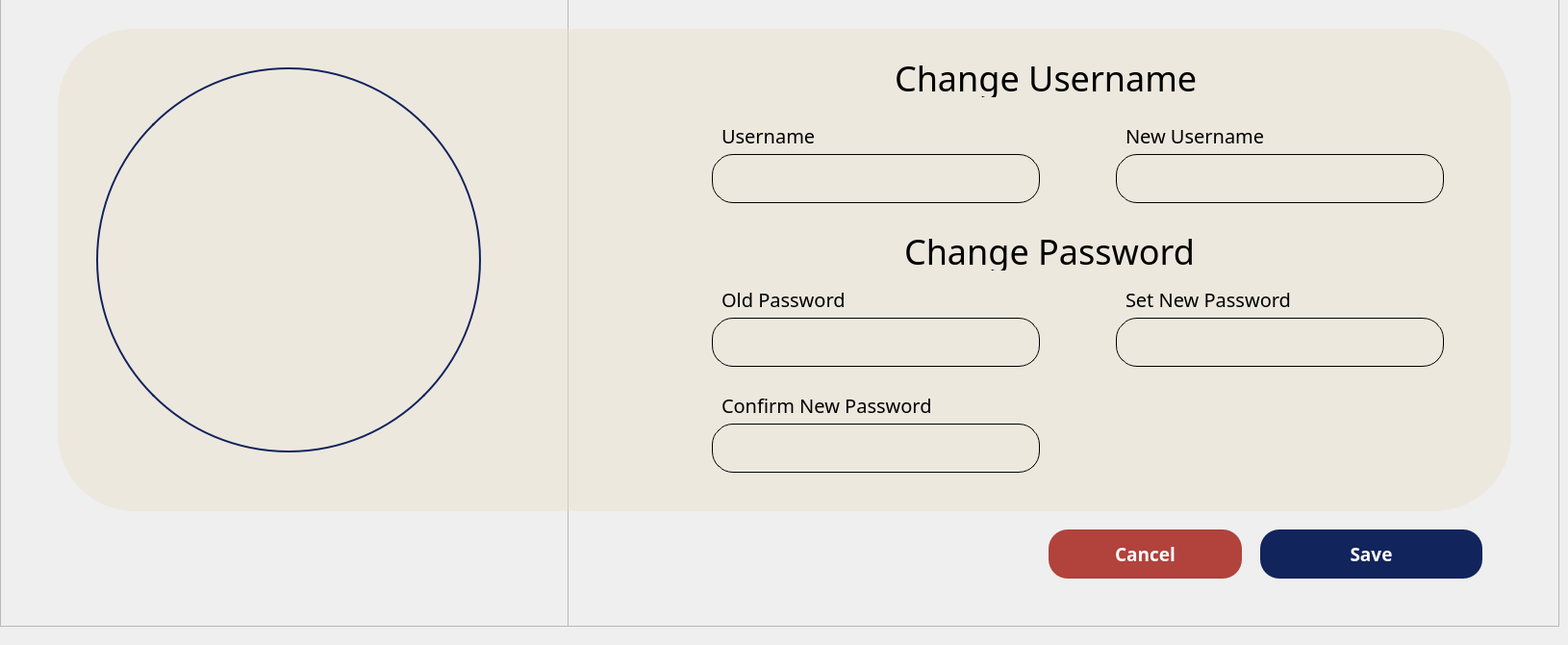
    <widget class="QWidget" name="page_2">
     <widget class="QFrame" name="frame_5">
      <property name="geometry">
       <rect>
        <x>590</x>
        <y>-10</y>
        <width>1031</width>
        <height>661</height>
       </rect>
      </property>
      <property name="frameShape">
       <enum>QFrame::StyledPanel</enum>
      </property>
      <property name="frameShadow">
       <enum>QFrame::Raised</enum>
      </property>
      <widget class="QFrame" name="frame_42">
       <property name="geometry">
        <rect>
         <x>0</x>
         <y>0</y>
         <width>981</width>
         <height>661</height>
        </rect>
       </property>
       <property name="font">
        <font>
         <pointsize>7</pointsize>
        </font>
       </property>
       <property name="styleSheet">
        <string notr="true">background: transparent;</string>
       </property>
       <property name="frameShape">
        <enum>QFrame::StyledPanel</enum>
       </property>
       <property name="frameShadow">
        <enum>QFrame::Raised</enum>
       </property>
       <widget class="QLabel" name="userNameText">
        <property name="geometry">
         <rect>
          <x>160</x>
          <y>130</y>
          <width>141</width>
          <height>41</height>
         </rect>
        </property>
        <property name="font">
         <font>
          <family>Poppins Medium</family>
          <pointsize>-1</pointsize>
         </font>
        </property>
        <property name="styleSheet">
         <string notr="true">
QLabel {
	font-size:20px;
}
    
</string>
        </property>
        <property name="text">
         <string>Username</string>
        </property>
       </widget>
       <widget class="QLineEdit" name="userNameEnter">
        <property name="geometry">
         <rect>
          <x>150</x>
          <y>170</y>
          <width>341</width>
          <height>51</height>
         </rect>
        </property>
        <property name="font">
         <font>
          <pointsize>15</pointsize>
         </font>
        </property>
        <property name="styleSheet">
         <string notr="true">border: 1px solid #000000; 
border-radius: 22px; 
padding: 1px;</string>
        </property>
        <property name="text">
         <string/>
        </property>
        <property name="placeholderText">
         <string/>
        </property>
       </widget>
       <widget class="QLabel" name="oldPassText">
        <property name="geometry">
         <rect>
          <x>160</x>
          <y>300</y>
          <width>201</width>
          <height>41</height>
         </rect>
        </property>
        <property name="font">
         <font>
          <family>Poppins Medium</family>
          <pointsize>-1</pointsize>
         </font>
        </property>
        <property name="styleSheet">
         <string notr="true">
QLabel {
	font-size:20px;
}
    
</string>
        </property>
        <property name="text">
         <string>Old Password</string>
        </property>
       </widget>
       <widget class="QLineEdit" name="oldPassEnter">
        <property name="geometry">
         <rect>
          <x>150</x>
          <y>340</y>
          <width>341</width>
          <height>51</height>
         </rect>
        </property>
        <property name="font">
         <font>
          <pointsize>15</pointsize>
         </font>
        </property>
        <property name="styleSheet">
         <string notr="true">border: 1px solid #000000; 
border-radius: 22px; 
padding: 1px;</string>
        </property>
        <property name="text">
         <string/>
        </property>
        <property name="placeholderText">
         <string/>
        </property>
       </widget>
       <widget class="QLabel" name="setPassText">
        <property name="geometry">
         <rect>
          <x>580</x>
          <y>300</y>
          <width>261</width>
          <height>41</height>
         </rect>
        </property>
        <property name="font">
         <font>
          <family>Poppins Medium</family>
          <pointsize>-1</pointsize>
         </font>
        </property>
        <property name="styleSheet">
         <string notr="true">
QLabel {
	font-size:20px;
}
    
</string>
        </property>
        <property name="text">
         <string>Set New Password</string>
        </property>
       </widget>
       <widget class="QLineEdit" name="setPassEnter">
        <property name="geometry">
         <rect>
          <x>570</x>
          <y>340</y>
          <width>341</width>
          <height>51</height>
         </rect>
        </property>
        <property name="font">
         <font>
          <pointsize>15</pointsize>
         </font>
        </property>
        <property name="styleSheet">
         <string notr="true">border: 1px solid #000000; 
border-radius: 22px; 
padding: 1px;</string>
        </property>
        <property name="text">
         <string/>
        </property>
        <property name="placeholderText">
         <string/>
        </property>
       </widget>
       <widget class="QLabel" name="label_4">
        <property name="geometry">
         <rect>
          <x>-70</x>
          <y>40</y>
          <width>1051</width>
          <height>501</height>
         </rect>
        </property>
        <property name="styleSheet">
         <string notr="true">background-color: rgba(235, 224, 204, 0.47); 
border-radius: 80px;
</string>
        </property>
        <property name="text">
         <string/>
        </property>
       </widget>
       <widget class="QPushButton" name="pushButton_saveEditaccount">
        <property name="geometry">
         <rect>
          <x>720</x>
          <y>560</y>
          <width>231</width>
          <height>51</height>
         </rect>
        </property>
        <property name="font">
         <font>
          <family>Poppins Medium</family>
          <pointsize>14</pointsize>
          <weight>62</weight>
          <bold>true</bold>
         </font>
        </property>
        <property name="styleSheet">
         <string notr="true">    QPushButton {
        color: #ffffff;
        border-radius: 20px;
        padding: 3px;
        background-color: #12245c;
        font-weight: 500;
    }
    QPushButton:hover {
        background-color: rgba(18, 36, 92, 0.9);
    }</string>
        </property>
        <property name="text">
         <string>Save</string>
        </property>
       </widget>
       <widget class="QLabel" name="changeUserNameText">
        <property name="geometry">
         <rect>
          <x>340</x>
          <y>70</y>
          <width>351</width>
          <height>41</height>
         </rect>
        </property>
        <property name="font">
         <font>
          <family>Poppins Medium</family>
          <pointsize>-1</pointsize>
         </font>
        </property>
        <property name="styleSheet">
         <string notr="true">
QLabel {
	font-size:36px;
	font-color: #003366;
}
    
</string>
        </property>
        <property name="text">
         <string>Change Username</string>
        </property>
       </widget>
       <widget class="QLineEdit" name="newUserNameEnter">
        <property name="geometry">
         <rect>
          <x>570</x>
          <y>170</y>
          <width>341</width>
          <height>51</height>
         </rect>
        </property>
        <property name="font">
         <font>
          <pointsize>15</pointsize>
         </font>
        </property>
        <property name="styleSheet">
         <string notr="true">border: 1px solid #000000; 
border-radius: 22px; 
padding: 1px;</string>
        </property>
        <property name="text">
         <string/>
        </property>
        <property name="placeholderText">
         <string/>
        </property>
       </widget>
       <widget class="QLabel" name="newUserNameText">
        <property name="geometry">
         <rect>
          <x>580</x>
          <y>130</y>
          <width>191</width>
          <height>41</height>
         </rect>
        </property>
        <property name="font">
         <font>
          <family>Poppins Medium</family>
          <pointsize>-1</pointsize>
         </font>
        </property>
        <property name="styleSheet">
         <string notr="true">
QLabel {
	font-size:20px;
}
    
</string>
        </property>
        <property name="text">
         <string>New Username</string>
        </property>
       </widget>
       <widget class="QLabel" name="changeUserPassText">
        <property name="geometry">
         <rect>
          <x>350</x>
          <y>250</y>
          <width>361</width>
          <height>41</height>
         </rect>
        </property>
        <property name="font">
         <font>
          <family>Poppins Medium</family>
          <pointsize>-1</pointsize>
         </font>
        </property>
        <property name="styleSheet">
         <string notr="true">
QLabel {
	font-size:36px;
}
    
</string>
        </property>
        <property name="text">
         <string>Change Password</string>
        </property>
       </widget>
       <widget class="QLineEdit" name="confirmPassEnter">
        <property name="geometry">
         <rect>
          <x>150</x>
          <y>450</y>
          <width>341</width>
          <height>51</height>
         </rect>
        </property>
        <property name="font">
         <font>
          <pointsize>15</pointsize>
         </font>
        </property>
        <property name="styleSheet">
         <string notr="true">border: 1px solid #000000; 
border-radius: 22px; 
padding: 1px;</string>
        </property>
        <property name="text">
         <string/>
        </property>
        <property name="placeholderText">
         <string/>
        </property>
       </widget>
       <widget class="QLabel" name="confirmPassText">
        <property name="geometry">
         <rect>
          <x>160</x>
          <y>410</y>
          <width>261</width>
          <height>41</height>
         </rect>
        </property>
        <property name="font">
         <font>
          <family>Poppins Medium</family>
          <pointsize>-1</pointsize>
         </font>
        </property>
        <property name="styleSheet">
         <string notr="true">
QLabel {
	font-size:20px;
}
    
</string>
        </property>
        <property name="text">
         <string>Confirm New Password</string>
        </property>
       </widget>
       <widget class="QPushButton" name="pushButton_cancelEditAccount_owner">
        <property name="geometry">
         <rect>
          <x>500</x>
          <y>560</y>
          <width>201</width>
          <height>51</height>
         </rect>
        </property>
        <property name="font">
         <font>
          <family>Poppins Medium</family>
          <pointsize>14</pointsize>
          <weight>62</weight>
          <bold>true</bold>
         </font>
        </property>
        <property name="styleSheet">
         <string notr="true">    QPushButton {
        color: #ffffff;
        border-radius: 20px;
        padding: 3px;
        background-color: #b2423c;
        font-weight: 500;
    }
    QPushButton:hover {
        background-color: rgba(178, 66, 60, 0.9);
    }</string>
        </property>
        <property name="text">
         <string>Cancel</string>
        </property>
       </widget>
       <zorder>label_4</zorder>
       <zorder>userNameText</zorder>
       <zorder>userNameEnter</zorder>
       <zorder>oldPassText</zorder>
       <zorder>oldPassEnter</zorder>
       <zorder>setPassText</zorder>
       <zorder>setPassEnter</zorder>
       <zorder>pushButton_saveEditaccount</zorder>
       <zorder>changeUserNameText</zorder>
       <zorder>newUserNameEnter</zorder>
       <zorder>newUserNameText</zorder>
       <zorder>changeUserPassText</zorder>
       <zorder>confirmPassEnter</zorder>
       <zorder>confirmPassText</zorder>
       <zorder>pushButton_cancelEditAccount_owner</zorder>
      </widget>
     </widget>
     <widget class="QFrame" name="frame_11">
      <property name="geometry">
       <rect>
        <x>0</x>
        <y>-10</y>
        <width>591</width>
        <height>661</height>
       </rect>
      </property>
      <property name="frameShape">
       <enum>QFrame::StyledPanel</enum>
      </property>
      <property name="frameShadow">
       <enum>QFrame::Raised</enum>
      </property>
      <widget class="QLabel" name="label_createUSER_profile_pic_cashier_5">
       <property name="geometry">
        <rect>
         <x>100</x>
         <y>80</y>
         <width>400</width>
         <height>400</height>
        </rect>
       </property>
       <property name="styleSheet">
        <string notr="true">border-radius: 200px;   /* half of 400 */
border: 2px solid #12245c;  /* optional: blue border */
</string>
       </property>
       <property name="text">
        <string/>
       </property>
       <property name="pixmap">
        <pixmap>../resources/images/userProfilepicture.png</pixmap>
       </property>
       <property name="scaledContents">
        <bool>true</bool>
       </property>
      </widget>
      <widget class="QLabel" name="label_12">
       <property name="geometry">
        <rect>
         <x>60</x>
         <y>40</y>
         <width>671</width>
         <height>501</height>
        </rect>
       </property>
       <property name="styleSheet">
        <string notr="true">background-color: rgba(235, 224, 204, 0.47); /* #ebe0cc with 47% opacity */
border-radius:80px;</string>
       </property>
       <property name="text">
        <string/>
       </property>
      </widget>
      <zorder>label_12</zorder>
      <zorder>label_createUSER_profile_pic_cashier_5</zorder>
     </widget>
    </widget>
